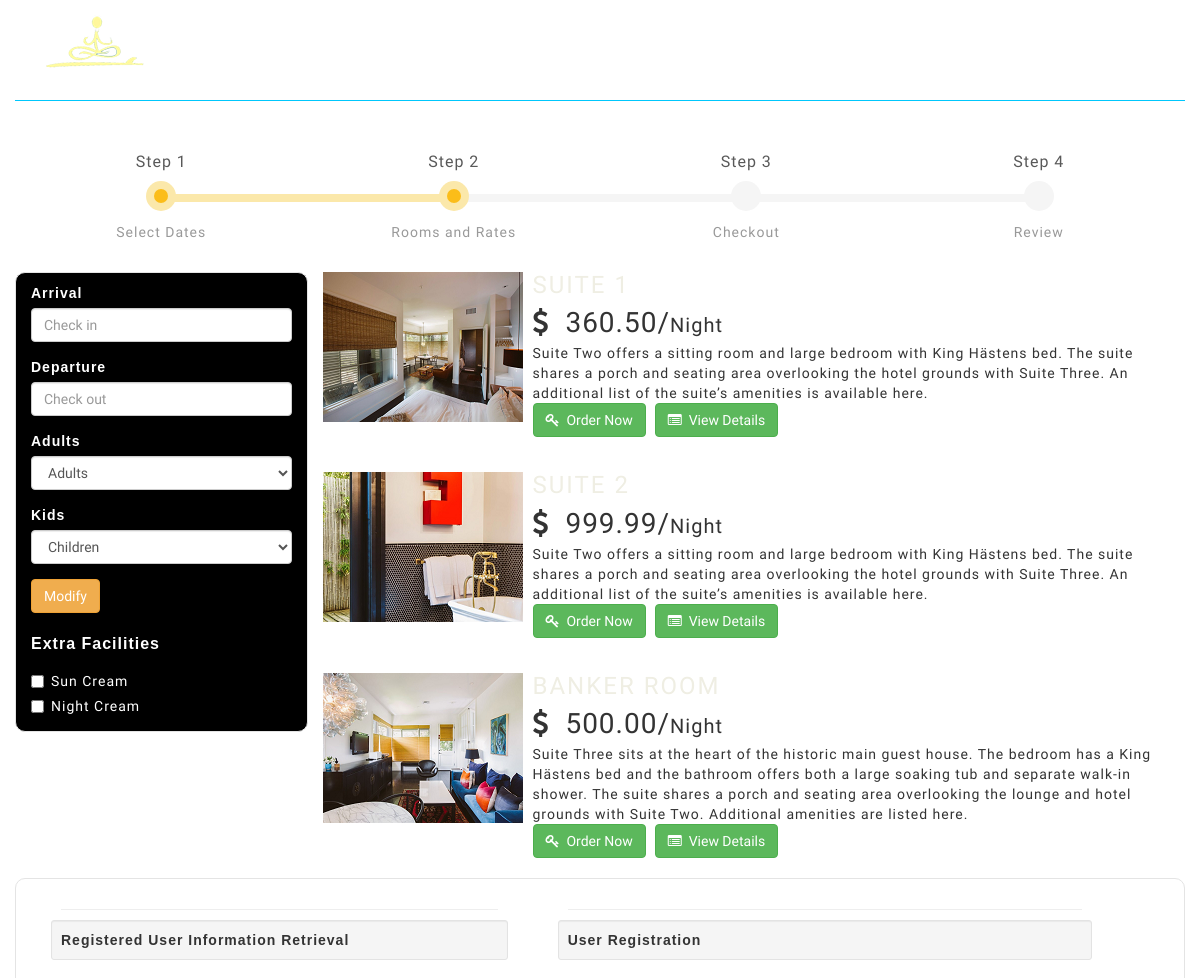
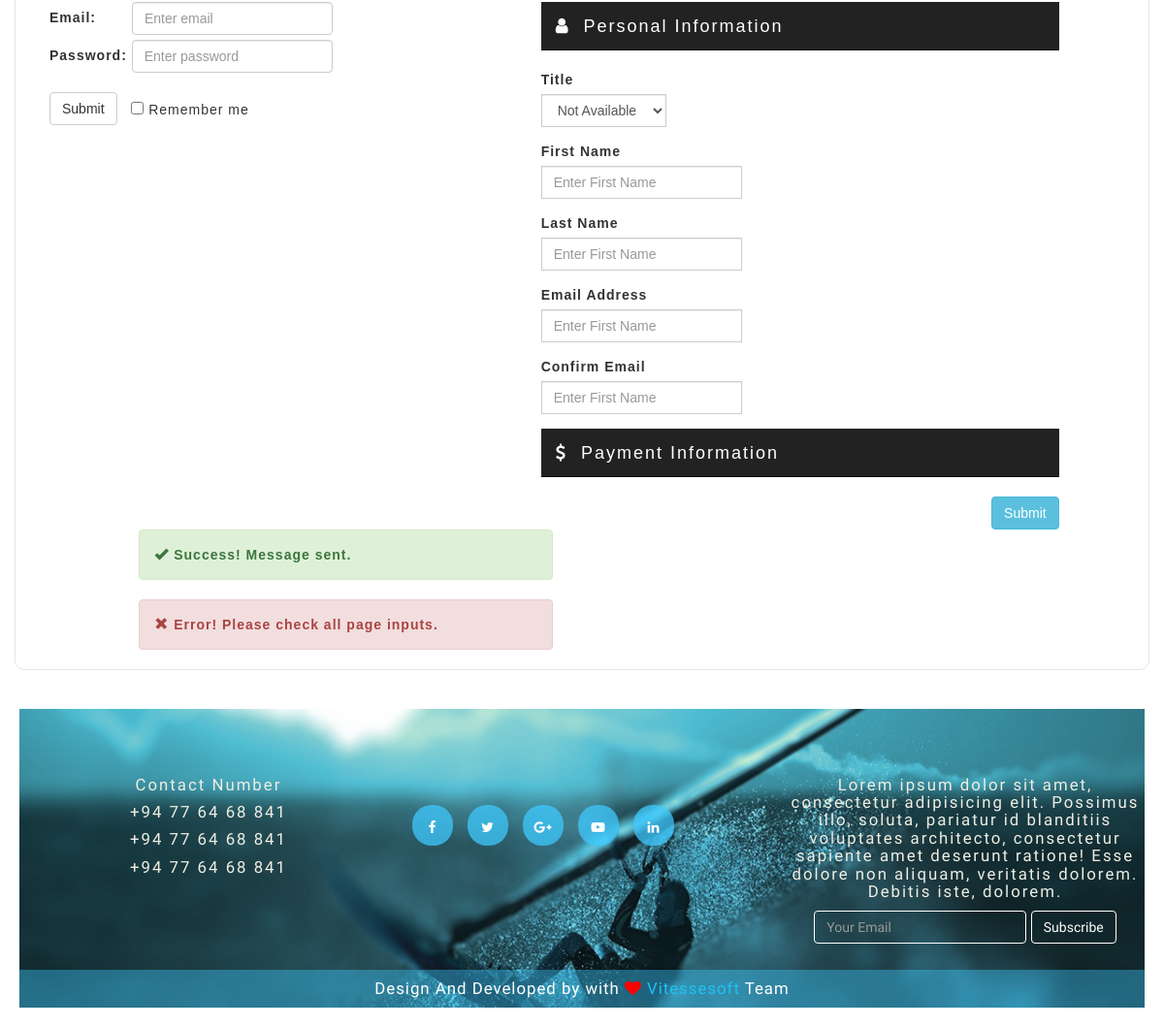
The app's page /index.php/room/availabe_rooms with its own data (2 pictures, top to bottom).
### tables this page shows
CREATE TABLE IF NOT EXISTS `rooms` (
  `rm_id` int(11) NOT NULL AUTO_INCREMENT,
  `rm_name` varchar(200) NOT NULL,
  `rm_comments` varchar(1000) NOT NULL,
  `rm_cover_img` varchar(500) NOT NULL,
  `rm_available` int(2) NOT NULL,
  `rm_title` varchar(400) NOT NULL,
  `rm_detail` varchar(1000) NOT NULL,
  `rm_amount` double(10,2) NOT NULL,
  PRIMARY KEY (`rm_id`)
);

### application/controllers/Room.php (called while the page is built, shortened)
<?php
class Room extends CI_Controller {
    public function availabe_rooms() {
        $room['avi_details'] = $this->roommodel->availableRooms();
        $this->load->view('available_rooms', $room);
    }
}

### index.php (called while the page is built, shortened)
<?php
require_once BASEPATH.'core/CodeIgniter.php';

### application/models/roommodel.php (called while the page is built, shortened)
<?php
class roommodel extends CI_Model {
    function availableRooms() {
        $query = $this->db->get('rooms');
        return $query->result();
    }
}

### application/views/available_rooms.php (the view, shortened to what this page needs)
?><!DOCTYPE html>
<html class="no-js">
    <head>
        <link rel="stylesheet" href="//code.jquery.com/ui/1.11.4/themes/smoothness/jquery-ui.css">
        <?php include_once './resoures/imports/baseimports.php'; ?>
        <link rel="stylesheet" href="<?php echo base_url(); ?>resoures/css/booking_guide.css">
        <link rel="stylesheet" href="<?php echo base_url(); ?>resoures/css/preloader.css">
    </head>
    <body id="body">
        <?php include_once './resoures/imports/temp_header.php'; ?>
        <div id="availability">
            <div class="container">
                <div style="margin-top: 50px;">
                    <div class="row bs-wizard" style="border-bottom:0;">
                        <div class="col-xs-3 bs-wizard-step complete">
                            <div class="text-center bs-wizard-stepnum">Step 1</div>
                            <div class="progress"><div class="progress-bar"></div></div>
                            <a href="#" class="bs-wizard-dot"></a>
                            <div class="bs-wizard-info text-center">Select Dates</div>
                        </div>
                        <div class="col-xs-3 bs-wizard-step active">
                            <div class="text-center bs-wizard-stepnum">Step 2</div>
                            <div class="progress"><div class="progress-bar"></div></div>
                            <a href="#" class="bs-wizard-dot"></a>
                            <div class="bs-wizard-info text-center">Rooms and Rates</div>
                        </div>
                        <div class="col-xs-3 bs-wizard-step disabled">
                            <div class="text-center bs-wizard-stepnum">Step 3</div>
                            <div class="progress"><div class="progress-bar"></div></div>
                            <div class="bs-wizard-info text-center">Checkout</div>
                        </div>
                        <div class="col-xs-3 bs-wizard-step disabled">
                            <div class="text-center bs-wizard-stepnum">Step 4</div>
                            <div class="progress"><div class="progress-bar"></div></div>
                            <a href="#" class="bs-wizard-dot"></a>
                            <div class="bs-wizard-info text-center">Review</div>
                        </div>
                    </div>
                </div>
                <div class="row">
                    <div class="col-sm-3" style=" border: 1px #e4e4e4 solid; border-radius: 10px; margin-top: 20px; background-color: #000;" >
                        <form id="checkinform" style="margin-top: 10px;" method="POST" action="<?php echo base_url(); ?>index.php/room/check_availablilty">
                            <div class="form-group" >
                                <label style="font-family: sans-serif; color: white; font-size: 14px;">Arrival</label>
                                <input type="text"  id="checkin" class="form-control" placeholder="Check in" name="arrive" class="required" />
                            </div>
                            <div class="form-group">
                                <label style="font-family: sans-serif; color: white; font-size: 14px;">Departure</label>
                                <input type="text" id="checkout"  class="form-control" placeholder="Check out" name="depart" class="required" />
                            </div>
                            <div class="form-group">
                                <label style="font-family: sans-serif; color: white; font-size: 14px;">Adults</label>
                                <select id="adult" class="form-control" name="adult"  style=" font-size:14px;">
                                    <option disabled selected>Adults </option>
                                </select>
                            </div>
                            <div class="form-group">
                                <label style="font-family: sans-serif; color: white; font-size: 14px;">Kids</label>
                                <select id="child" class="form-control" name="child"  style=" font-size:14px;">
                                    <option disabled selected>Children</option>
                                </select>
                            </div>
                            <div class="form-group">
                                <button type="button" class="btn btn-warning" onclick="AddExeData();">Modify</button>
                            </div>
                        </form>
                        <div class="divider" style="margin-top: 20px;">
                            <div class="form-group" >
                                <label for="amount" style="font-family: sans-serif; color: white; font-size: 16px;">Extra Facilities</label>
                                <div class="checkbox">
                                    <label><input type="checkbox" value=""><span style="color: white;">Sun Cream</span></label>
                                </div>
                                <div class="checkbox">
                                    <label><input type="checkbox" value=""><span style="color: white;">Night Cream</span></label>
                                </div>
                            </div>
                        </div>
                    </div>
                    <div id="hotel_details" class="col-sm-9" style="margin-top: 20px;">
                        <?php
                        if (!empty($avi_details)) {
                            foreach ($avi_details as $room) {
                                echo "<div class='media'>";
                                echo "<a class='pull-left' href='#' data-toggle='modal' data-target='#sigiriya'>";
                                echo "<img class='media-object' src='" . base_url() . $room->rm_cover_img . "' alt='Media Object'>";
                                echo "</a>";
                                echo "<div class='media-body'>";
                                echo "<h4 class='media-heading'><span style='font-size: 24px;'>" . $room->rm_name . "</span></h4>";
                                echo "<span style='font-size: 28px;'><i class='fa fa-dollar'></i>&nbsp;&nbsp;" . $room->rm_amount . "/<span style='font-size: 20px;'>Night</span></span><br>";
                                echo $room->rm_detail;
                                echo "<br><button type='button' class='btn btn-success'><i class='fa fa-key'></i>&nbsp;&nbsp;Order Now</button>&nbsp;&nbsp;";
                                echo "<button type='button' class='btn btn-success'><i class='fa fa-list-alt'></i>&nbsp;&nbsp;View Details</button>";
                                echo "</div>";
                                echo "</div><br>";
                            }
                        }
                        ?>
                    </div>
                </div>
            </div>
        </div>
        <div class="container" style=" border: 1px #e4e4e4 solid; border-radius: 10px;">
            <div class="row">
                <form class="form-inline col-lg-5" role="form" style="font-family: sans-serif; margin: 20px;">
                    <hr style="margin: 10px;">
                    <div class="well well-sm"><strong>Registered User Information Retrieval</strong></div>
                    <div class="form-group">
                        <label for="email">Email:</label>
                        <input style="margin-left: 32px;" type="email" class="form-control" id="email" placeholder="Enter email">
                    </div>
                    <div class="form-group" style="margin-top: 5px;">
                        <label for="pwd">Password:</label>
                        <input type="password" class="form-control" id="pwd" placeholder="Enter password">
                    </div><br><br>
                    <button type="submit" class="btn btn-default">Submit</button>&nbsp;&nbsp;
                    <div class="checkbox">
                        <label><input type="checkbox"> Remember me</label>
                    </div>
                </form>
                <form role="form" style="font-family: sans-serif; margin: 20px;" >
                    <div class="col-lg-6">
                        <hr style="margin: 10px;">
                        <div class="well well-sm"><strong>User Registration</strong></div>
                        <div class="navbar navbar-inverse navbar-static-top" style="height: 10px;">
                            <p class="navbar-brand" style="color: white"><span class="fa fa-user"></span>&nbsp;&nbsp;Personal Information</p>
                        </div>
                        <div class="form-group">
                            <label for="InputEmail">Title</label>
                            <div class="input-group">
                                <select id="suffix_type" class="form-control" name="suffix_type">
                                    <option>Not Available</option>
                                </select>
                            </div>
                        </div>
                        <div class="form-group">
                            <label for="InputMessage">First Name</label>
                            <div class="input-group">
                                <input type="text" class="form-control" id="f_name" name="f_name" placeholder="Enter First Name" required>
                            </div>
                        </div>
                        <div class="form-group">
                            <label for="InputMessage">Last Name</label>
                            <div class="input-group">
                                <input type="text" class="form-control" id="f_name" name="f_name" placeholder="Enter First Name" required>
                            </div>
                        </div>
                        <div class="form-group">
                            <label for="InputMessage">Email Address</label>
                            <div class="input-group">
                                <input type="text" class="form-control" id="f_name" name="f_name" placeholder="Enter First Name" required>
                            </div>
                        </div>
                        <div class="form-group">
                            <label for="InputMessage">Confirm Email</label>
                            <div class="input-group">
                                <input type="text" class="form-control" id="f_name" name="f_name" placeholder="Enter First Name" required>
                            </div>
                        </div>
                        <div class="navbar navbar-inverse navbar-static-top" style="height: 10px;">
                            <p class="navbar-brand" style="color: white"><span class="fa fa-dollar"></span>&nbsp;&nbsp;Payment Information</p>
                        </div>
                        <input type="submit" name="submit" id="submit" value="Submit" class="btn btn-info pull-right">
                    </div>
                </form>
                <div class="col-lg-5 col-md-push-1" style="font-family: sans-serif;">
                    <div class="col-md-12">
                        <div class="alert alert-success">
                            <strong><span class="glyphicon glyphicon-ok"></span> Success! Message sent.</strong>
                        </div>
                        <div class="alert alert-danger">
                            <span class="glyphicon glyphicon-remove"></span><strong> Error! Please check all page inputs.</strong>
                        </div>
                    </div>
                </div>
            </div>
        </div>
        <?php include_once './resoures/imports/temp_footer.php'; ?>
    </body>
</html>
</body>
</html>

### resoures/css/all.css (style rules this page uses)
body { font-family: Sniglet ; letter-spacing: 1px; }
h3, h4, h5, h6 { font-family: Boogaloo ; letter-spacing: 2px; font-size: 1.2em; color: #efeee3; }
p { font-size: 1.2em; letter-spacing: 2px; }
body { position: relative; padding-top: 0px; }
#navigation, .navbar-brand, .navbar-toggle, .navbar-nav > li > a, .search-form > #search-sub { -webkit-transition: all 0.6s ease; -moz-transition: all 0.6s ease; -ms-transition: all 0.6s ease; -o-transition: all 0.6s ease; transition: all 0.6s ease; }
.navbar-brand { height: inherit; padding-top: 15px ; padding-bottom: 10px; }

### resoures/css/booking_guide.css (style rules this page uses)
.bs-wizard { margin-top: 40px; }
.bs-wizard { border-bottom: solid 1px #e0e0e0; padding: 0 0 10px 0; }
.bs-wizard > .bs-wizard-step { padding: 0; position: relative; }
.bs-wizard > .bs-wizard-step .bs-wizard-stepnum { color: #595959; font-size: 16px; margin-bottom: 5px; }
.bs-wizard > .bs-wizard-step .bs-wizard-info { color: #999; font-size: 14px; }
.bs-wizard > .bs-wizard-step > .bs-wizard-dot { position: absolute; width: 30px; height: 30px; display: block; background: #fbe8aa; top: 45px; left: 50%; margin-top: -15px; margin-left: -15px; border-radius: 50%; }
.bs-wizard > .bs-wizard-step > .bs-wizard-dot:after { content: ' '; width: 14px; height: 14px; background: #fbbd19; border-radius: 50px; position: absolute; top: 8px; left: 8px; }
.bs-wizard > .bs-wizard-step > .progress { position: relative; border-radius: 0px; height: 8px; box-shadow: none; margin: 20px 0; }
.bs-wizard > .bs-wizard-step > .progress > .progress-bar { width:0px; box-shadow: none; background: #fbe8aa; }
.bs-wizard > .bs-wizard-step.complete > .progress > .progress-bar { width:100%; }
.bs-wizard > .bs-wizard-step.active > .progress > .progress-bar { width:50%; }
.bs-wizard > .bs-wizard-step.disabled > .bs-wizard-dot { background-color: #f5f5f5; }
.bs-wizard > .bs-wizard-step.disabled > .bs-wizard-dot:after { opacity: 0; }
.bs-wizard > .bs-wizard-step:first-child > .progress { left: 50%; width: 50%; }
.bs-wizard > .bs-wizard-step:last-child > .progress { width: 50%; }
.bs-wizard > .bs-wizard-step.disabled a.bs-wizard-dot { pointer-events: none; }

### records on screen
rooms: rm_cover_img (picture), rm_amount "360.50", rm_detail "Suite Two offers a sitting room and large bedroom with King Hästens bed. The suite shares a porch and seating area overlooking the hotel grounds with Suite Three. An additional list of the suite’s amenities is available here."
rooms: rm_cover_img (picture), rm_amount "999.99", rm_detail "Suite Two offers a sitting room and large bedroom with King Hästens bed. The suite shares a porch and seating area overlooking the hotel grounds with Suite Three. An additional list of the suite’s amenities is available here."
rooms: rm_cover_img (picture), rm_amount "500.00", rm_detail "Suite Three sits at the heart of the historic main guest house. The bedroom has a King Hästens bed and the bathroom offers both a large soaking tub and separate walk-in shower. The suite shares a porch and seating area overlooking the lounge and hotel grounds with Suite Two. Additional amenities are listed here."
